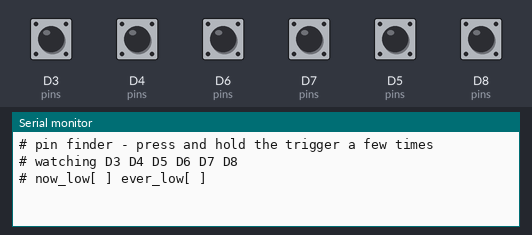
Simulated run of this program. Board: ESP8266 (NodeMCU). Parts: the last lines printed to the serial monitor. The test bench sets the inputs (shaded band); at power-on: D3 (pins), D4 (pins), D5 (pins), D6 (pins), D7 (pins), D8 (pins) HIGH.

Above: at 1.6 s.
1.7 s: D3 (pins) pulled LOW for 0.15 s
At 2.8 s:
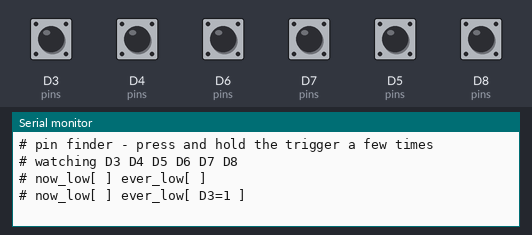
4.5 s: D4 (pins) pulled LOW for 0.15 s
At 5.6 s:
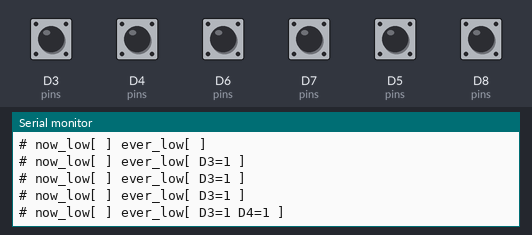
7.5 s: D6 (pins) pulled LOW for 0.15 s
At 8.8 s:
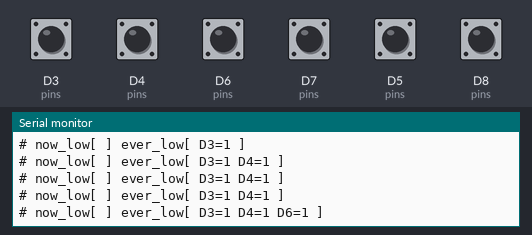
10.5 s: D7 (pins) pulled LOW for 0.15 s
At 11.9 s:
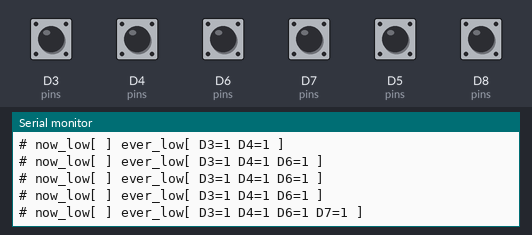
13.5 s: D5 (pins) pulled LOW for 0.15 s
At 14.8 s:
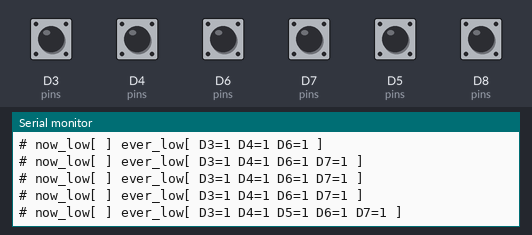
16.5 s: D8 (pins) pulled LOW for 0.15 s
At 17.4 s:
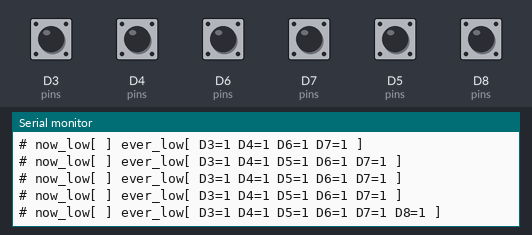

The program:

main.cpp
```cpp
// Finds which pin the trigger is actually wired to.
//
// Every candidate gets an internal pull-up, so a button wired to ground reads
// LOW while held. Each pin latches the fact that it was ever seen low and the
// summary reprints every second, so the press and the reading do not have to
// happen at the same moment.

#include <Arduino.h>

struct Candidate {
  uint8_t gpio;
  const char *label;
  bool ever_low;
  uint32_t presses;
  bool last_low;
};

// D1 and D2 are left out: the MPU sits on them and I2C traffic would look
// like button presses. D0 has no usable internal pull-up.
static Candidate pins[] = {
    {0, "D3", false, 0, false},  {2, "D4", false, 0, false},
    {14, "D5", false, 0, false}, {12, "D6", false, 0, false},
    {13, "D7", false, 0, false}, {15, "D8", false, 0, false},
};
static const size_t COUNT = sizeof(pins) / sizeof(pins[0]);

static uint32_t last_report = 0;

void setup() {
  Serial.begin(115200);
  delay(400);
  for (size_t i = 0; i < COUNT; i++) pinMode(pins[i].gpio, INPUT_PULLUP);

  Serial.println();
  Serial.println("# pin finder - press and hold the trigger a few times");
  Serial.println("# watching D3 D4 D5 D6 D7 D8");
}

void loop() {
  for (size_t i = 0; i < COUNT; i++) {
    const bool low = digitalRead(pins[i].gpio) == LOW;
    if (low && !pins[i].last_low) {
      pins[i].presses++;
      pins[i].ever_low = true;
    }
    pins[i].last_low = low;
  }
  delay(5);

  const uint32_t now = millis();
  if (now - last_report < 1000) return;
  last_report = now;

  String live = "";
  String found = "";
  for (size_t i = 0; i < COUNT; i++) {
    if (pins[i].last_low) {
      live += String(pins[i].label) + " ";
    }
    if (pins[i].ever_low) {
      found += String(pins[i].label) + "=" + String(pins[i].presses) + " ";
    }
  }
  Serial.printf("# now_low[ %s] ever_low[ %s]\n", live.c_str(), found.c_str());
}
```

Measured:
- after the input at 1.7 s, the serial monitor: prints a new line after 0.31 s (image 1)
- after the input at 4.5 s, the serial monitor: prints a new line after 0.52 s (image 2)
- after the input at 7.5 s, the serial monitor: prints a new line after 0.53 s (image 3)
- after the input at 10.5 s, the serial monitor: prints a new line after 0.54 s (image 4)
- after the input at 13.5 s, the serial monitor: prints a new line after 0.55 s (image 5)
- after the input at 16.5 s, the serial monitor: prints a new line after 0.56 s (image 6)
